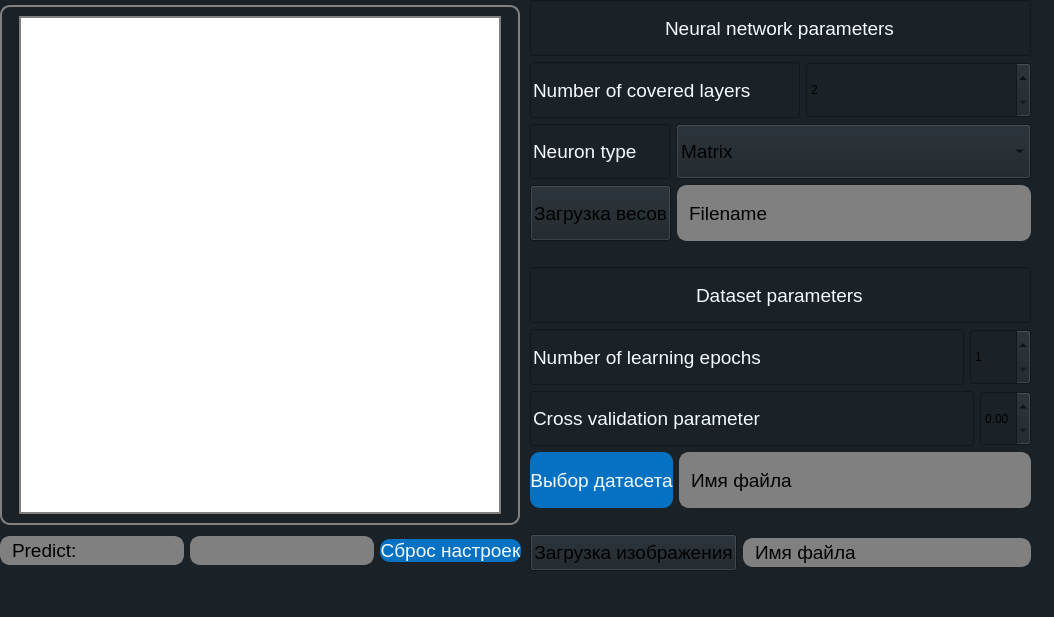
<?xml version="1.0" encoding="UTF-8"?>
<ui version="4.0">
 <class>ViewApplication</class>
 <widget class="QMainWindow" name="ViewApplication">
  <property name="geometry">
   <rect>
    <x>0</x>
    <y>0</y>
    <width>1054</width>
    <height>617</height>
   </rect>
  </property>
  <property name="windowTitle">
   <string>ViewApplication</string>
  </property>
  <property name="styleSheet">
   <string notr="true">background-color: rgb(26, 34, 40);</string>
  </property>
  <widget class="QWidget" name="centralwidget">
   <widget class="QWidget" name="">
    <property name="geometry">
     <rect>
      <x>530</x>
      <y>0</y>
      <width>501</width>
      <height>571</height>
     </rect>
    </property>
    <layout class="QVBoxLayout" name="verticalLayout_3">
     <item>
      <layout class="QVBoxLayout" name="verticalLayout">
       <item>
        <widget class="QLineEdit" name="lineEdit">
         <property name="sizePolicy">
          <sizepolicy hsizetype="Expanding" vsizetype="MinimumExpanding">
           <horstretch>0</horstretch>
           <verstretch>0</verstretch>
          </sizepolicy>
         </property>
         <property name="font">
          <font>
           <pointsize>14</pointsize>
          </font>
         </property>
         <property name="styleSheet">
          <string notr="true">color: rgb(245, 250, 254);
border-bottom:2px solid rgb(131, 131, 131)
</string>
         </property>
         <property name="text">
          <string>Neural network parameters</string>
         </property>
         <property name="alignment">
          <set>Qt::AlignCenter</set>
         </property>
        </widget>
       </item>
       <item>
        <layout class="QHBoxLayout" name="horizontalLayout">
         <item>
          <widget class="QLineEdit" name="lineEdit_2">
           <property name="sizePolicy">
            <sizepolicy hsizetype="Expanding" vsizetype="MinimumExpanding">
             <horstretch>0</horstretch>
             <verstretch>0</verstretch>
            </sizepolicy>
           </property>
           <property name="maximumSize">
            <size>
             <width>270</width>
             <height>16777215</height>
            </size>
           </property>
           <property name="font">
            <font>
             <pointsize>14</pointsize>
            </font>
           </property>
           <property name="styleSheet">
            <string notr="true">color: rgb(245, 250, 254);</string>
           </property>
           <property name="text">
            <string>Number of covered layers</string>
           </property>
          </widget>
         </item>
         <item>
          <widget class="QSpinBox" name="spinBox">
           <property name="sizePolicy">
            <sizepolicy hsizetype="Minimum" vsizetype="MinimumExpanding">
             <horstretch>0</horstretch>
             <verstretch>0</verstretch>
            </sizepolicy>
           </property>
           <property name="minimum">
            <number>2</number>
           </property>
           <property name="maximum">
            <number>5</number>
           </property>
          </widget>
         </item>
        </layout>
       </item>
       <item>
        <layout class="QHBoxLayout" name="horizontalLayout_2">
         <item>
          <widget class="QLineEdit" name="lineEdit_3">
           <property name="sizePolicy">
            <sizepolicy hsizetype="Expanding" vsizetype="MinimumExpanding">
             <horstretch>0</horstretch>
             <verstretch>0</verstretch>
            </sizepolicy>
           </property>
           <property name="maximumSize">
            <size>
             <width>140</width>
             <height>16777215</height>
            </size>
           </property>
           <property name="font">
            <font>
             <pointsize>14</pointsize>
            </font>
           </property>
           <property name="styleSheet">
            <string notr="true">color: rgb(245, 250, 254);</string>
           </property>
           <property name="text">
            <string>Neuron type</string>
           </property>
          </widget>
         </item>
         <item>
          <widget class="QComboBox" name="comboBox">
           <property name="sizePolicy">
            <sizepolicy hsizetype="Preferred" vsizetype="MinimumExpanding">
             <horstretch>0</horstretch>
             <verstretch>0</verstretch>
            </sizepolicy>
           </property>
           <property name="font">
            <font>
             <pointsize>14</pointsize>
            </font>
           </property>
           <item>
            <property name="text">
             <string>Matrix</string>
            </property>
           </item>
           <item>
            <property name="text">
             <string>Graph</string>
            </property>
           </item>
          </widget>
         </item>
        </layout>
       </item>
       <item>
        <layout class="QHBoxLayout" name="horizontalLayout_7">
         <item>
          <widget class="QPushButton" name="pushButton_4">
           <property name="sizePolicy">
            <sizepolicy hsizetype="Minimum" vsizetype="MinimumExpanding">
             <horstretch>0</horstretch>
             <verstretch>0</verstretch>
            </sizepolicy>
           </property>
           <property name="font">
            <font>
             <pointsize>14</pointsize>
            </font>
           </property>
           <property name="text">
            <string>Загрузка весов</string>
           </property>
          </widget>
         </item>
         <item>
          <widget class="QLineEdit" name="lineEdit_9">
           <property name="sizePolicy">
            <sizepolicy hsizetype="Expanding" vsizetype="MinimumExpanding">
             <horstretch>0</horstretch>
             <verstretch>0</verstretch>
            </sizepolicy>
           </property>
           <property name="font">
            <font>
             <pointsize>14</pointsize>
            </font>
           </property>
           <property name="styleSheet">
            <string notr="true">QLineEdit {
    border: 2px solid gray;
    border-radius: 10px;
    padding: 0 8px;
    background: grey;
    selection-background-color: white;
}</string>
           </property>
           <property name="text">
            <string>Filename</string>
           </property>
          </widget>
         </item>
        </layout>
       </item>
      </layout>
     </item>
     <item>
      <spacer name="verticalSpacer">
       <property name="orientation">
        <enum>Qt::Vertical</enum>
       </property>
       <property name="sizeType">
        <enum>QSizePolicy::Fixed</enum>
       </property>
       <property name="sizeHint" stdset="0">
        <size>
         <width>28</width>
         <height>20</height>
        </size>
       </property>
      </spacer>
     </item>
     <item>
      <layout class="QVBoxLayout" name="verticalLayout_2">
       <item>
        <widget class="QLineEdit" name="lineEdit_4">
         <property name="sizePolicy">
          <sizepolicy hsizetype="Expanding" vsizetype="MinimumExpanding">
           <horstretch>0</horstretch>
           <verstretch>0</verstretch>
          </sizepolicy>
         </property>
         <property name="font">
          <font>
           <pointsize>14</pointsize>
          </font>
         </property>
         <property name="styleSheet">
          <string notr="true">color: rgb(245, 250, 254);
border-bottom:2px solid rgb(131, 131, 131)
</string>
         </property>
         <property name="text">
          <string>Dataset parameters</string>
         </property>
         <property name="alignment">
          <set>Qt::AlignCenter</set>
         </property>
        </widget>
       </item>
       <item>
        <layout class="QHBoxLayout" name="horizontalLayout_3">
         <item>
          <widget class="QLineEdit" name="lineEdit_5">
           <property name="sizePolicy">
            <sizepolicy hsizetype="Expanding" vsizetype="MinimumExpanding">
             <horstretch>0</horstretch>
             <verstretch>0</verstretch>
            </sizepolicy>
           </property>
           <property name="font">
            <font>
             <pointsize>14</pointsize>
            </font>
           </property>
           <property name="styleSheet">
            <string notr="true">color: rgb(245, 250, 254);</string>
           </property>
           <property name="text">
            <string>Number of learning epochs</string>
           </property>
          </widget>
         </item>
         <item>
          <widget class="QSpinBox" name="spinBox_2">
           <property name="sizePolicy">
            <sizepolicy hsizetype="Minimum" vsizetype="MinimumExpanding">
             <horstretch>0</horstretch>
             <verstretch>0</verstretch>
            </sizepolicy>
           </property>
           <property name="minimum">
            <number>1</number>
           </property>
           <property name="maximum">
            <number>10000</number>
           </property>
          </widget>
         </item>
        </layout>
       </item>
       <item>
        <layout class="QHBoxLayout" name="horizontalLayout_4">
         <item>
          <widget class="QLineEdit" name="lineEdit_6">
           <property name="sizePolicy">
            <sizepolicy hsizetype="Expanding" vsizetype="MinimumExpanding">
             <horstretch>0</horstretch>
             <verstretch>0</verstretch>
            </sizepolicy>
           </property>
           <property name="font">
            <font>
             <pointsize>14</pointsize>
            </font>
           </property>
           <property name="styleSheet">
            <string notr="true">color: rgb(245, 250, 254);</string>
           </property>
           <property name="text">
            <string>Cross validation parameter</string>
           </property>
          </widget>
         </item>
         <item>
          <widget class="QDoubleSpinBox" name="doubleSpinBox">
           <property name="sizePolicy">
            <sizepolicy hsizetype="Minimum" vsizetype="MinimumExpanding">
             <horstretch>0</horstretch>
             <verstretch>0</verstretch>
            </sizepolicy>
           </property>
           <property name="maximum">
            <double>1.000000000000000</double>
           </property>
          </widget>
         </item>
        </layout>
       </item>
       <item>
        <layout class="QHBoxLayout" name="horizontalLayout_5">
         <item>
          <widget class="QPushButton" name="chooseDatasetButton">
           <property name="sizePolicy">
            <sizepolicy hsizetype="Minimum" vsizetype="MinimumExpanding">
             <horstretch>0</horstretch>
             <verstretch>0</verstretch>
            </sizepolicy>
           </property>
           <property name="font">
            <font>
             <pointsize>14</pointsize>
            </font>
           </property>
           <property name="styleSheet">
            <string notr="true">QPushButton#chooseDatasetButton {
        background-color: rgb(5, 113, 195);
        color: rgb(245, 250, 254);
    border-top-right-radius: 10px;
    border-bottom-right-radius: 10px;
    border-top-left-radius: 10px;
    border-bottom-left-radius: 10px;
}
QPushButton#chooseDatasetButton:checked {
    background: rgb(4, 83, 143);
}

QPushButton#chooseDatasetButton:pressed {
   background: rgb(4, 83, 143);
}</string>
           </property>
           <property name="text">
            <string>Выбор датасета</string>
           </property>
          </widget>
         </item>
         <item>
          <widget class="QLineEdit" name="lineEdit_7">
           <property name="sizePolicy">
            <sizepolicy hsizetype="Expanding" vsizetype="MinimumExpanding">
             <horstretch>0</horstretch>
             <verstretch>0</verstretch>
            </sizepolicy>
           </property>
           <property name="font">
            <font>
             <pointsize>14</pointsize>
            </font>
           </property>
           <property name="styleSheet">
            <string notr="true">QLineEdit {
    border: 2px solid gray;
    border-radius: 10px;
    padding: 0 8px;
    background: grey;
    selection-background-color: white;
}</string>
           </property>
           <property name="text">
            <string>Имя файла</string>
           </property>
          </widget>
         </item>
        </layout>
       </item>
      </layout>
     </item>
     <item>
      <spacer name="verticalSpacer_2">
       <property name="orientation">
        <enum>Qt::Vertical</enum>
       </property>
       <property name="sizeType">
        <enum>QSizePolicy::Maximum</enum>
       </property>
       <property name="sizeHint" stdset="0">
        <size>
         <width>20</width>
         <height>20</height>
        </size>
       </property>
      </spacer>
     </item>
     <item>
      <layout class="QHBoxLayout" name="horizontalLayout_6">
       <item>
        <widget class="QPushButton" name="downloadBMPFile">
         <property name="minimumSize">
          <size>
           <width>0</width>
           <height>37</height>
          </size>
         </property>
         <property name="font">
          <font>
           <pointsize>14</pointsize>
          </font>
         </property>
         <property name="styleSheet">
          <string notr="true">QPushButton#downloadBMPFile {
        background-color: rgb(5, 113, 195);
        color: rgb(245, 250, 254);
    border-top-right-radius: 10px;
    border-bottom-right-radius: 10px;
    border-top-left-radius: 10px;
    border-bottom-left-radius: 10px;
}
QPushButton#downloadBMPFile:checked {
    background: rgb(4, 83, 143);
}

QPushButton#downloadBMPFile:pressed {
   background: rgb(4, 83, 143);
}</string>
         </property>
         <property name="text">
          <string>Загрузка изображения</string>
         </property>
        </widget>
       </item>
       <item>
        <widget class="QLineEdit" name="lineEdit_8">
         <property name="font">
          <font>
           <pointsize>14</pointsize>
          </font>
         </property>
         <property name="styleSheet">
          <string notr="true">QLineEdit {
    border: 2px solid gray;
    border-radius: 10px;
    padding: 0 8px;
    background: grey;
    selection-background-color: white;
}</string>
         </property>
         <property name="text">
          <string>Имя файла</string>
         </property>
        </widget>
       </item>
      </layout>
     </item>
    </layout>
   </widget>
   <widget class="QWidget" name="">
    <property name="geometry">
     <rect>
      <x>0</x>
      <y>0</y>
      <width>521</width>
      <height>571</height>
     </rect>
    </property>
    <layout class="QVBoxLayout" name="verticalLayout_4">
     <item>
      <widget class="QFrame" name="frame">
       <property name="maximumSize">
        <size>
         <width>520</width>
         <height>520</height>
        </size>
       </property>
       <property name="styleSheet">
        <string notr="true">
    border: 2px solid gray;
    border-radius: 10px;
    padding: 0 8px;
    background: none;
    selection-background-color: white;</string>
       </property>
       <property name="frameShape">
        <enum>QFrame::StyledPanel</enum>
       </property>
       <property name="frameShadow">
        <enum>QFrame::Raised</enum>
       </property>
       <layout class="QGridLayout" name="gridLayout">
        <item row="0" column="0">
         <widget class="QPainter" name="widget" native="true">
          <property name="sizePolicy">
           <sizepolicy hsizetype="Preferred" vsizetype="MinimumExpanding">
            <horstretch>0</horstretch>
            <verstretch>0</verstretch>
           </sizepolicy>
          </property>
          <property name="maximumSize">
           <size>
            <width>512</width>
            <height>512</height>
           </size>
          </property>
          <property name="styleSheet">
           <string notr="true">background-color:rgb(255, 255, 255);
border-radius: 0px;
padding: 0 0px;</string>
          </property>
         </widget>
        </item>
       </layout>
      </widget>
     </item>
     <item>
      <layout class="QHBoxLayout" name="horizontalLayout_8">
       <item>
        <widget class="QLineEdit" name="lineEdit_10">
         <property name="sizePolicy">
          <sizepolicy hsizetype="Expanding" vsizetype="Maximum">
           <horstretch>0</horstretch>
           <verstretch>0</verstretch>
          </sizepolicy>
         </property>
         <property name="font">
          <font>
           <pointsize>14</pointsize>
          </font>
         </property>
         <property name="styleSheet">
          <string notr="true">QLineEdit {
    border: 2px solid gray;
    border-radius: 10px;
    padding: 0 8px;
    background: grey;
    selection-background-color: white;
}</string>
         </property>
         <property name="text">
          <string>Predict:</string>
         </property>
        </widget>
       </item>
       <item>
        <widget class="QLineEdit" name="lineEdit_11">
         <property name="sizePolicy">
          <sizepolicy hsizetype="Expanding" vsizetype="Maximum">
           <horstretch>0</horstretch>
           <verstretch>0</verstretch>
          </sizepolicy>
         </property>
         <property name="font">
          <font>
           <pointsize>14</pointsize>
          </font>
         </property>
         <property name="styleSheet">
          <string notr="true">QLineEdit {
    border: 2px solid gray;
    border-radius: 10px;
    padding: 0 8px;
    background: grey;
    selection-background-color: white;
}</string>
         </property>
        </widget>
       </item>
       <item>
        <widget class="QPushButton" name="resetSettings">
         <property name="sizePolicy">
          <sizepolicy hsizetype="Minimum" vsizetype="Maximum">
           <horstretch>0</horstretch>
           <verstretch>0</verstretch>
          </sizepolicy>
         </property>
         <property name="font">
          <font>
           <pointsize>14</pointsize>
          </font>
         </property>
         <property name="styleSheet">
          <string notr="true">QPushButton#resetSettings {
        background-color: rgb(5, 113, 195);
        color: rgb(245, 250, 254);
    border-top-right-radius: 10px;
    border-bottom-right-radius: 10px;
    border-top-left-radius: 10px;
    border-bottom-left-radius: 10px;
}
QPushButton#resetSettings:checked {
    background: rgb(4, 83, 143);
}

QPushButton#resetSettings:pressed {
   background: rgb(4, 83, 143);
}</string>
         </property>
         <property name="text">
          <string>Сброс настроек</string>
         </property>
        </widget>
       </item>
      </layout>
     </item>
    </layout>
   </widget>
  </widget>
 </widget>
 <customwidgets>
  <customwidget>
   <class>QPainter</class>
   <extends>QWidget</extends>
   <header>NerualNetworkMLP/CustomWidget/qpainter.h</header>
   <container>1</container>
  </customwidget>
 </customwidgets>
 <resources/>
 <connections/>
</ui>
